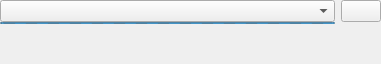
<?xml version="1.0" encoding="UTF-8"?>
<ui version="4.0">
 <class>YubiKeyEditWidget</class>
 <widget class="QWidget" name="YubiKeyEditWidget">
  <property name="geometry">
   <rect>
    <x>0</x>
    <y>0</y>
    <width>381</width>
    <height>64</height>
   </rect>
  </property>
  <layout class="QVBoxLayout" name="verticalLayout">
   <property name="leftMargin">
    <number>0</number>
   </property>
   <property name="topMargin">
    <number>0</number>
   </property>
   <property name="rightMargin">
    <number>0</number>
   </property>
   <property name="bottomMargin">
    <number>0</number>
   </property>
   <item>
    <layout class="QHBoxLayout" name="horizontalLayout">
     <property name="spacing">
      <number>6</number>
     </property>
     <item>
      <layout class="QVBoxLayout" name="verticalLayout_2">
       <property name="spacing">
        <number>0</number>
       </property>
       <item>
        <widget class="QComboBox" name="comboChallengeResponse">
         <property name="sizePolicy">
          <sizepolicy hsizetype="Expanding" vsizetype="Fixed">
           <horstretch>0</horstretch>
           <verstretch>0</verstretch>
          </sizepolicy>
         </property>
         <property name="accessibleName">
          <string>Hardware key slot selection</string>
         </property>
        </widget>
       </item>
       <item>
        <widget class="QProgressBar" name="yubikeyProgress">
         <property name="maximumSize">
          <size>
           <width>16777215</width>
           <height>2</height>
          </size>
         </property>
         <property name="maximum">
          <number>0</number>
         </property>
         <property name="value">
          <number>-1</number>
         </property>
         <property name="textVisible">
          <bool>false</bool>
         </property>
        </widget>
       </item>
      </layout>
     </item>
     <item>
      <layout class="QVBoxLayout" name="verticalLayout_3">
       <property name="spacing">
        <number>0</number>
       </property>
       <item>
        <widget class="Material::IconButton" name="refreshHardwareKeys">
         <property name="symbol">
          <string notr="true">refresh</string>
         </property>
         <property name="toolTip">
          <string>Refresh hardware keys</string>
         </property>
         <property name="accessibleName">
          <string>Refresh hardware keys</string>
         </property>
         <property name="text">
          <string/>
         </property>
        </widget>
       </item>
       <item>
        <spacer name="verticalSpacer_2">
         <property name="orientation">
          <enum>Qt::Vertical</enum>
         </property>
         <property name="sizeType">
          <enum>QSizePolicy::Fixed</enum>
         </property>
         <property name="sizeHint" stdset="0">
          <size>
           <width>0</width>
           <height>2</height>
          </size>
         </property>
        </spacer>
       </item>
      </layout>
     </item>
    </layout>
   </item>
   <item>
    <spacer name="verticalSpacer">
     <property name="orientation">
      <enum>Qt::Vertical</enum>
     </property>
     <property name="sizeHint" stdset="0">
      <size>
       <width>20</width>
       <height>0</height>
      </size>
     </property>
    </spacer>
   </item>
  </layout>
 </widget>
 <customwidgets>
  <customwidget>
   <class>Material::IconButton</class>
   <extends>QPushButton</extends>
   <header>gui/material/MaterialButtons.h</header>
  </customwidget>
 </customwidgets>
 <resources/>
 <connections/>
</ui>
